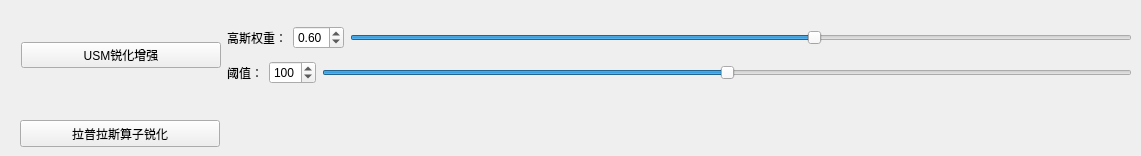
     <widget class="QWidget" name="tabM5">
      <attribute name="title">
       <string>锐化相关</string>
      </attribute>
      <widget class="QPushButton" name="p0Button1_20">
       <property name="geometry">
        <rect>
         <x>20</x>
         <y>120</y>
         <width>200</width>
         <height>27</height>
        </rect>
       </property>
       <property name="minimumSize">
        <size>
         <width>200</width>
         <height>0</height>
        </size>
       </property>
       <property name="maximumSize">
        <size>
         <width>800</width>
         <height>16777215</height>
        </size>
       </property>
       <property name="text">
        <string>拉普拉斯算子锐化</string>
       </property>
      </widget>
      <widget class="QWidget" name="layoutWidget6">
       <property name="geometry">
        <rect>
         <x>21</x>
         <y>20</y>
         <width>1111</width>
         <height>70</height>
        </rect>
       </property>
       <layout class="QHBoxLayout" name="horizontalLayout_21">
        <item>
         <widget class="QPushButton" name="p0Button1_19">
          <property name="minimumSize">
           <size>
            <width>200</width>
            <height>0</height>
           </size>
          </property>
          <property name="maximumSize">
           <size>
            <width>800</width>
            <height>16777215</height>
           </size>
          </property>
          <property name="text">
           <string>USM锐化增强</string>
          </property>
         </widget>
        </item>
        <item>
         <layout class="QVBoxLayout" name="verticalLayout_3">
          <item>
           <layout class="QHBoxLayout" name="horizontalLayout_19">
            <item>
             <widget class="QLabel" name="label_26">
              <property name="text">
               <string>高斯权重：</string>
              </property>
             </widget>
            </item>
            <item>
             <widget class="QDoubleSpinBox" name="doubleSpinBox_2">
              <property name="decimals">
               <number>2</number>
              </property>
              <property name="minimum">
               <double>0.100000000000000</double>
              </property>
              <property name="maximum">
               <double>0.900000000000000</double>
              </property>
              <property name="singleStep">
               <double>0.010000000000000</double>
              </property>
              <property name="value">
               <double>0.600000000000000</double>
              </property>
             </widget>
            </item>
            <item>
             <widget class="QSlider" name="BTSlider_20">
              <property name="minimum">
               <number>1</number>
              </property>
              <property name="maximum">
               <number>100</number>
              </property>
              <property name="pageStep">
               <number>10</number>
              </property>
              <property name="value">
               <number>60</number>
              </property>
              <property name="orientation">
               <enum>Qt::Horizontal</enum>
              </property>
             </widget>
            </item>
           </layout>
          </item>
          <item>
           <layout class="QHBoxLayout" name="horizontalLayout_20">
            <item>
             <widget class="QLabel" name="label_27">
              <property name="text">
               <string>阈值：</string>
              </property>
             </widget>
            </item>
            <item>
             <widget class="QSpinBox" name="spinBox_19">
              <property name="maximum">
               <number>200</number>
              </property>
              <property name="singleStep">
               <number>1</number>
              </property>
              <property name="value">
               <number>100</number>
              </property>
             </widget>
            </item>
            <item>
             <widget class="QSlider" name="BTSlider_21">
              <property name="minimum">
               <number>0</number>
              </property>
              <property name="maximum">
               <number>200</number>
              </property>
              <property name="pageStep">
               <number>10</number>
              </property>
              <property name="value">
               <number>100</number>
              </property>
              <property name="orientation">
               <enum>Qt::Horizontal</enum>
              </property>
             </widget>
            </item>
           </layout>
          </item>
         </layout>
        </item>
       </layout>
      </widget>
     </widget>
